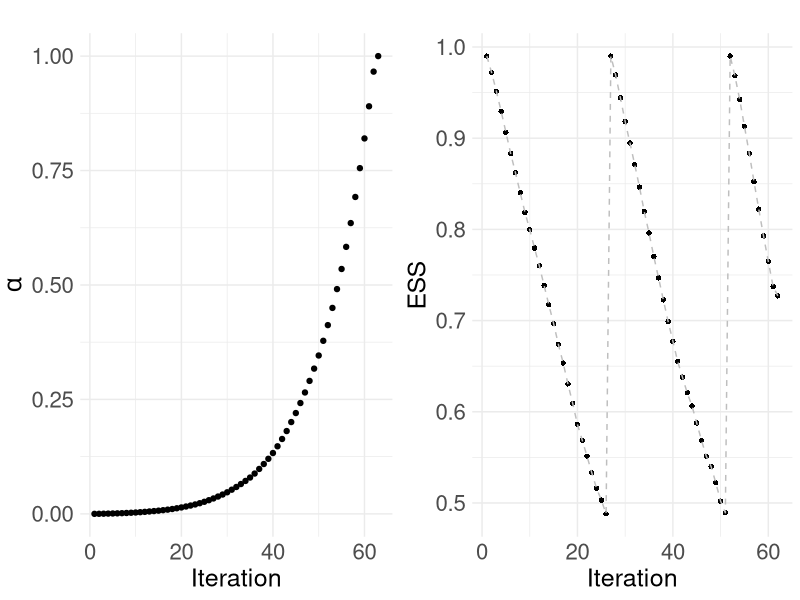
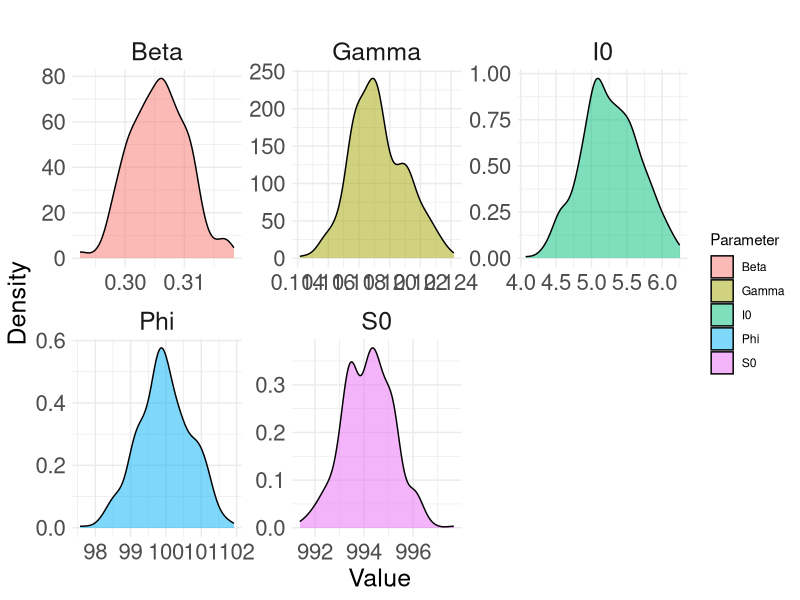

Reproduce these figures in R, in order.
setwd("C://SFU//Research//Comparison//AdaptiveASMC//Results_Sim//SIR//ASMC_AMTM")
# Loading required packages
library(tidyr)
library(dplyr)
library(ggplot2)
library(coda)
library(gridExtra)
library(purrr)

resampled_particles1 <- read.csv("ASMC_AMTM_SIR_1000_0.99_rsp.csv")

mcmc_object1 <- mcmc(resampled_particles1)

# Summary 
summary(mcmc_object1)

resampled_particles1 <- resampled_particles1 %>%
  dplyr::rename(Beta = V1, Gamma = V2, Phi = V3, S0 = V4, I0 = V5)


# Reshape the data to long format
long_data <- resampled_particles1 %>%
  pivot_longer(cols = everything(), names_to = "Parameter", values_to = "Value")

# Plot density curves with facets
p1 <- ggplot(long_data, aes(x = Value, fill = Parameter)) +
  geom_density(alpha = 0.5) +
  facet_wrap(~ Parameter, scales = "free") +
  labs(title = "",
       x = "Value",
       y = "Density") +
  theme_minimal() +
  theme(axis.text = element_text(size = 16), 
        axis.title = element_text(size = 18), 
        strip.text = element_text(size = 18))  # Increase facet label size

# Save the plot with high resolution
ggsave("ASMC_AMTM_SIR_DEN.jpeg", plot = p1, width = 12, height = 8, dpi = 300)

# plot for ASMC_MTM_SEIR

par(mfrow = c(2,1))
ess7 <- read.csv("ASMC_AMTM_SIR_1000_0.99_ESS.csv")
alpha7 <- read.csv("ASMC_AMTM_SIR_1000_0.99_alpha.csv")

ess7 <- ess7 %>%
  mutate(Iteration = 1:62)

ess7 <- ess7 %>%
  dplyr::select(Iteration, everything())

alpha7 <- alpha7 %>%
  mutate(Iteration = 1:63)

alpha7 <- alpha7 %>%
  dplyr::select(Iteration, everything())

# Plotting the annealing parameter
p1 <- ggplot(alpha7, aes(x = Iteration, y = alpha7[, 2])) +
  geom_point(color = "black", fill = "black", shape = 21) +
  labs(x = 'Iteration', y = expression(alpha)) +
  ggtitle("") +
  theme_minimal() +
  theme(axis.text = element_text(size = 16), 
        axis.title = element_text(size = 18))

# Plotting the ESS values
p2 <- ggplot(ess7, aes(x = Iteration, y = ess7[, 2])) +
  geom_point(color = "black", fill = "black", shape = 16) +
  geom_line(linetype = "dashed", color = "grey") +
  labs(x = 'Iteration', y = 'ESS') +
  ggtitle("") +
  theme_minimal() +
  theme(axis.text = element_text(size = 16), 
        axis.title = element_text(size = 18))

# Arrange the plots side by side
cplot1 <- grid.arrange(p1, p2, nrow = 1)

# Save the plot with high resolution
ggsave("ASMC_AMTM_SIR_ESS_Alpha.jpeg", plot = cplot1, width = 12, height = 8, dpi = 300)